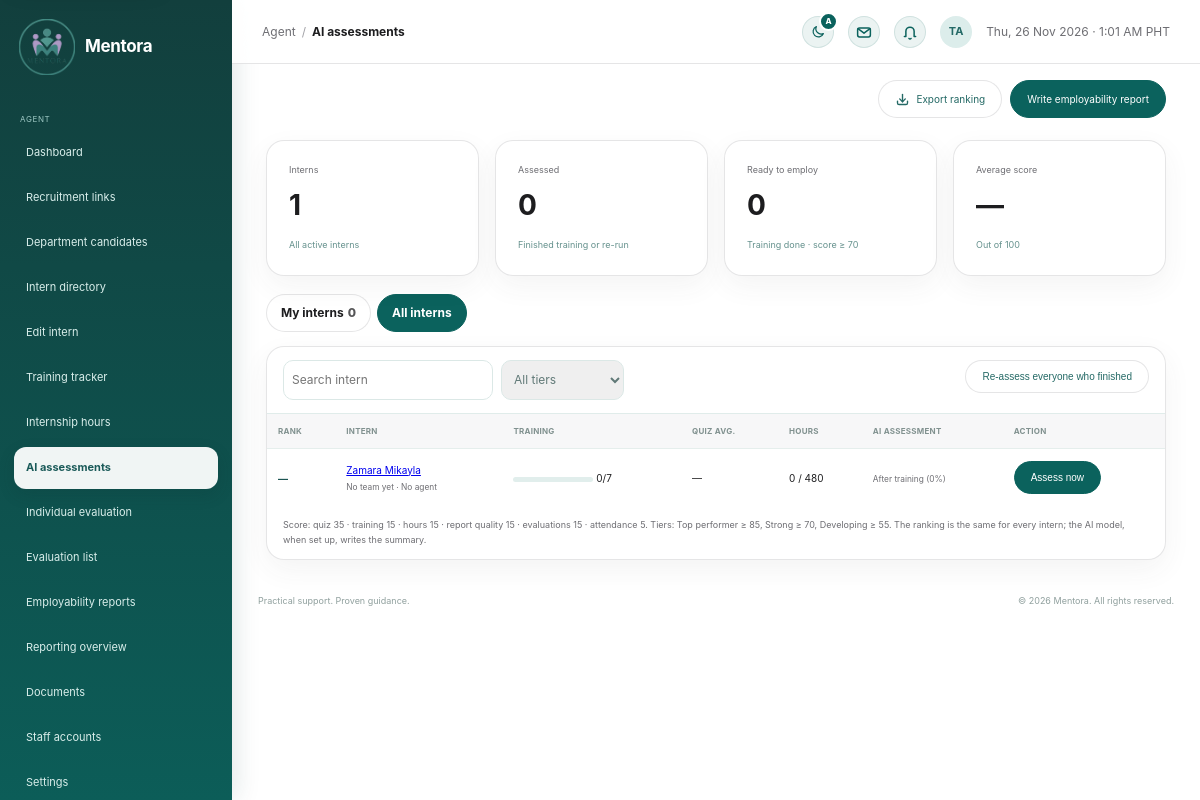
The app's page /agent/intern_assessments.php (signed in) with its own data.
### tables this page shows
CREATE TABLE `users` (
  `id` int(10) UNSIGNED NOT NULL,
  `user_code` varchar(20) DEFAULT NULL,
  `first_name` varchar(80) NOT NULL,
  `last_name` varchar(80) NOT NULL,
  `email` varchar(190) NOT NULL,
  `email_verified_at` datetime DEFAULT NULL,
  `username` varchar(40) DEFAULT NULL,
  `pathway` enum('employee_va','internship') NOT NULL,
  `pathway_chosen_at` datetime DEFAULT current_timestamp(),
  `password_hash` varchar(255) NOT NULL,
  `role` enum('applicant','agent','admin') NOT NULL DEFAULT 'applicant',
  `status` enum('pending','approved','active','rejected','disabled') NOT NULL DEFAULT 'active',
  `presence` enum('active','busy','offline') NOT NULL DEFAULT 'active',
  `last_seen_at` datetime DEFAULT NULL,
  `department_id` int(10) UNSIGNED DEFAULT NULL,
  `agent_id` int(10) UNSIGNED DEFAULT NULL,
  `referred_by` int(10) UNSIGNED DEFAULT NULL,
  `avatar_path` varchar(190) DEFAULT NULL,
  `created_at` timestamp NOT NULL DEFAULT current_timestamp(),
  `updated_at` timestamp NOT NULL DEFAULT current_timestamp() ON UPDATE current_timestamp()
);

### includes/workflow.php (called while the page is built, shortened)
<?php
require_once __DIR__ . '/auth_check.php';
require_once __DIR__ . '/ui_icons.php';
function mentora_h(mixed $value): string
{
    return htmlspecialchars((string) $value, ENT_QUOTES | ENT_SUBSTITUTE, 'UTF-8');
}
function mentora_pathway_folder(string $pathway): string
{
    return in_array($pathway, ['internship', 'intern'], true) ? 'intern' : 'employee';
}
function mentora_training_modules(string $pathway): array
{
    return mentora_pathway_folder($pathway) === 'intern'
        ? [
            'welcome' => ['Welcome to Mentora PH', 1],
            'remote_work' => ['Remote Work Essentials', 1],
            'account_optimization' => ['Optimizing Your Accounts', 1],
            'workspace_files' => ['Google Workspace & File Standards', 1],
            'client_basics' => ['Client Communication Basics', 1],
            'data_privacy' => ['Data Privacy Essentials', 1],
            'support_simulation' => ['Client Support Simulation', 1],
        ]
        : [
            'policies' => ['Welcome & Company Policies', 1],
            'account_optimization' => ['Optimizing Your Accounts', 1],
            'va_workflow' => ['Executive VA Workflow', 1],
            'client_standards' => ['Client Communication Standards', 1],
            'security' => ['Information Security & Privacy', 1],
            'handoff' => ['Operations Handoff Simulation', 1],
        ];
}
function mentora_workspace_people(PDO $pdo, string $pathway = 'internship', ?int $agentId = null): array
{
    $where = ["u.role = 'applicant'", "u.status = 'active'"];
    $params = [];
    if ($pathway !== 'all') {
        $where[] = 'u.pathway = ?';
        $params[] = $pathway;
    }
    if ($agentId !== null) {
        $where[] = 'u.agent_id = ?';
        $params[] = $agentId;
    }
    $query = $pdo->prepare(
        "SELECT u.id, u.user_code, u.first_name, u.last_name, u.email, u.pathway, u.created_at, u.department_id, u.agent_id,
                d.name AS department_name, CONCAT(ag.first_name, ' ', ag.last_name) AS agent_name,
                COALESCE(t.modules_completed, 0) AS completed, t.modules_total, COALESCE(t.hours_logged, 0) AS hours_logged,
                COALESCE(t.status, 'not_started') AS training_status, t.notes,
                a.required_hours, a.school, a.course,
                (SELECT COUNT(*) FROM work_reports r WHERE r.user_id = u.id AND r.status = 'submitted') AS reports_waiting,
                ((COALESCE(s.upwork_url, '') <> '') + (COALESCE(s.linkedin_url, '') <> '') + (COALESCE(s.quora_url, '') <> '') + (COALESCE(s.reddit_url, '') <> '') + (COALESCE(s.instagram_url, '') <> '') + (COALESCE(s.threads_url, '') <> '') + (COALESCE(s.substack_url, '') <> '')) AS social_added
         FROM users u
         LEFT JOIN departments d ON d.id = u.department_id
         LEFT JOIN users ag ON ag.id = u.agent_id
         LEFT JOIN training_records t ON t.user_id = u.id
         LEFT JOIN social_profiles s ON s.user_id = u.id
         LEFT JOIN applications a ON a.id = (SELECT MAX(id) FROM applications WHERE user_id = u.id)
         WHERE " . implode(' AND ', $where) . '
         ORDER BY u.first_name, u.last_name'
    );
    $query->execute($params);
    $people = $query->fetchAll();
    foreach ($people as &$person) {
        $person['total'] = count(mentora_training_modules($person['pathway']));
        $person['percent'] = (int) round(min($person['completed'], $person['total']) / $person['total'] * 100);
    }
    return $people;
}
function mentora_required_hours(?array $person): int
{
    $hours = (int) ($person['required_hours'] ?? 0);
    return $hours > 0 ? $hours : MENTORA_DEFAULT_INTERN_HOURS;
}
function mentora_hours(float|string|null $hours): string
{
    return rtrim(rtrim(number_format((float) $hours, 1, '.', ''), '0'), '.') ?: '0';
}
    ?>

### ai/intern_assessment.php (called while the page is built, shortened)
<?php
require_once __DIR__ . '/../includes/workflow.php';
function mentora_intern_rankings(PDO $pdo, ?int $agentId = null): array
{
    $interns = mentora_workspace_people($pdo, 'internship', $agentId);
    $latest = $pdo->query(
        'SELECT a.user_id, a.score, a.tier, a.ready, a.summary, a.metrics, a.engine, a.created_at AS assessed_at
         FROM ai_assessments a JOIN (SELECT user_id, MAX(id) id FROM ai_assessments GROUP BY user_id) l ON l.id = a.id'
    )->fetchAll(PDO::FETCH_UNIQUE);
    foreach ($interns as &$intern) {
        $assessment = $latest[$intern['id']] ?? null;
    }
    usort($interns, static fn(array $a, array $b): int => [$b['ai'] !== null, $b['ai']['score'] ?? 0, $b['percent']] <=> [$a['ai'] !== null, $a['ai']['score'] ?? 0, $a['percent']]);
    return $interns;
}

### agent/intern_assessments.php (the view, shortened to what this page needs)
<?php
require_once __DIR__ . '/../includes/workflow.php';
require __DIR__ . '/../includes/agent_layout.php';
$meId = (int) $_SESSION['user']['id'];
$mineCount = count(mentora_workspace_people($pdo, 'internship', $meId));
$mine = ($_GET['scope'] ?? ($mineCount ? 'mine' : 'all')) === 'mine';
$rows = mentora_intern_rankings($pdo, $mine ? $meId : null);
$assessed = array_values(array_filter($rows, static fn($r) => $r['ai'] !== null));
$ready = count(array_filter($assessed, static fn($r) => (int) $r['ai']['ready'] === 1));
$average = $assessed ? round(array_sum(array_map(static fn($r) => (int) $r['ai']['score'], $assessed)) / count($assessed)) : null;
?>
<div class="admin-heading">
    <div class="admin-actions">
        <a class="admin-btn" href="export.php?type=assessments"><?= mentora_icon('download') ?>Export ranking</a>
        <a class="admin-btn primary" href="agent_reports.php#new">Write employability report</a>
    </div>
</div>
<div class="metric-grid">
    <div class="metric-card"><small>Interns</small><strong><?= count($rows) ?></strong><span><?= $mine ? 'Assigned to you' : 'All active interns' ?></span></div>
    <div class="metric-card"><small>Assessed</small><strong><?= count($assessed) ?></strong><span>Finished training or re-run</span></div>
    <div class="metric-card"><small>Ready to employ</small><strong><?= $ready ?></strong><span>Training done · score ≥ <?= MENTORA_READY_SCORE ?></span></div>
    <div class="metric-card"><small>Average score</small><strong><?= $average !== null ? $average : '—' ?></strong><span>Out of 100</span></div>
</div>
<nav class="application-tabs" aria-label="Interns">
    <a href="?scope=mine"<?= $mine ? ' aria-current="page"' : '' ?>>My interns<b><?= $mineCount ?></b></a>
    <a href="?scope=all"<?= $mine ? '' : ' aria-current="page"' ?>>All interns</a>
</nav>
<section class="admin-panel data-panel">
    <div class="table-toolbar" data-table-filter="ranking-table">
        <input type="search" data-filter="search" placeholder="Search intern" aria-label="Search interns">
        <select data-filter="tier" aria-label="Tier">
            <option value="all">All tiers</option>
        </select>
        <form method="post" class="toolbar-action"><button class="admin-btn" type="submit">Re-assess everyone who finished</button></form>
    </div>
    <table class="admin-table" id="ranking-table">
        <thead><tr><th>Rank</th><th>Intern</th><th>Training</th><th>Quiz avg.</th><th>Hours</th><th>AI assessment</th><th>Action</th></tr></thead>
        <tbody>
        <?php foreach ($rows as $row): $ai = $row['ai']; $m = $ai['metrics'] ?? []; ?>
            <tr id="i<?= (int) $row['id'] ?>" data-tier="<?= $ai ? mentora_h(mb_strtolower($ai['tier'])) : 'none' ?>">
                <td><?= $row['rank'] ? '#' . $row['rank'] : '—' ?></td>
                <td><a href="edit_intern.php?id=<?= (int) $row['id'] ?>"><?= mentora_h($row['name']) ?></a><br><small><?= mentora_h($row['department_name'] ?? 'No team yet') ?> · <?= mentora_h($row['agent_name'] ?? 'No agent') ?></small></td>
                <td><span class="progress"><i style="width:<?= $row['percent'] ?>%"></i></span> <?= $row['completed'] ?>/<?= $row['total'] ?></td>
                <td><?= isset($m['quiz_average']) && $m['quiz_average'] !== null ? mentora_hours($m['quiz_average']) . '%' : '—' ?></td>
                <td><?= mentora_hours($row['hours_logged']) ?> / <?= mentora_required_hours($row) ?></td>
                <td>
                    <?php if ($ai): ?>
                        <span class="badge <?= MENTORA_ASSESSMENT_TIERS[$ai['tier']][1] ?? '' ?>"><?= mentora_h($ai['tier']) ?> · <?= (int) $ai['score'] ?></span>
                        <?= (int) $ai['ready'] === 1 ? '<span class="badge">Ready to employ</span>' : '' ?>
                        <details class="assessment-details"><summary>Summary</summary>
                            <p><?= mentora_h($ai['summary']) ?></p>
                            <?php foreach (['strengths' => 'Strengths', 'focus' => 'Focus areas'] as $key => $label): if (!empty($m[$key])): ?>
                                <strong><?= $label ?></strong><ul class="screening-list"><?php foreach ($m[$key] as $item): ?><li><?= mentora_h($item) ?></li><?php endforeach; ?></ul>
                            <?php endif; endforeach; ?>
                            <small><?= mentora_h($ai['engine']) ?> · <?= date('d M Y, g:i A', strtotime($ai['assessed_at'])) ?></small>
                        </details>
                    <?php else: ?>
                        <small><?= $row['percent'] >= 100 ? 'Not assessed yet' : 'After training (' . $row['percent'] . '%)' ?></small>
                    <?php endif; ?>
                </td>
                <td><form method="post"><button class="admin-btn<?= $ai ? '' : ' primary' ?>" type="submit"><?= $ai ? 'Re-assess' : 'Assess now' ?></button></form></td>
            </tr>
        <?php endforeach; ?>
        </tbody>
    </table>
    <div class="table-note">Score: quiz 35 · training 15 · hours 15 · report quality 15 · evaluations 15 · attendance 5. Tiers: Top performer ≥ 85, Strong ≥ 70, Developing ≥ 55. The ranking is the same for every intern; the AI model, when set up, writes the summary.</div>
</section>
<?php require __DIR__ . '/../includes/admin_footer.php'; ?>

### assets/css/admin.css (style rules this page uses)
:root { --admin-ink: #155d5c; }
.admin-body, .applicant-body { --workspace-blue: var(--mentora-teal); --workspace-bg: #f5f5f7; --workspace-surface: rgba(255, 255, 255, 0.86); --workspace-line: rgba(60, 60, 67, 0.13); --workspace-muted: #6e6e73; background: radial-gradient(circle at 100% 0, rgba(120, 213, 204, 0.18), transparent 25rem), var(--workspace-bg); color: #1d1d1f; font-family: -apple-system, BlinkMacSystemFont, "SF Pro Display", "SF Pro Text", "Segoe UI", sans-serif; font-size: 12px; }
.admin-heading { align-items: flex-start; display: flex; justify-content: space-between; margin-bottom: 22px; }
.admin-workspace .admin-heading:not(.module-heading, .keep-title) { justify-content: flex-end; }
.admin-actions { display: flex; gap: 8px; }
.admin-btn { background: #fff; border: 1px solid var(--workspace-line); border-radius: 999px; color: #246965; font-size: 10px; padding: 10px 16px; text-decoration: none; transition: box-shadow 180ms ease, transform 180ms ease; }
.admin-btn.primary { background: var(--workspace-blue); border-color: var(--workspace-blue); color: #fff; }
.metric-grid { display: grid; gap: 16px; grid-template-columns: repeat(4, 1fr); margin-bottom: 18px; }
.metric-card, .admin-panel, .pathway-card { background: var(--workspace-surface); border: 1px solid var(--workspace-line); border-radius: 18px; box-shadow: 0 10px 28px rgba(60, 60, 67, 0.06); }
.metric-card, .admin-panel { padding: 22px; }
.metric-card { transition: box-shadow 180ms ease, transform 180ms ease; }
.metric-card small { color: var(--workspace-muted); display: block; font-size: 9px; }
.metric-card strong { color: #1d1d1f; display: block; font-size: 28px; margin: 6px 0; }
.metric-card span { color: #65918d; font-size: 9px; }
.data-panel { overflow: hidden; padding: 0; }
.table-toolbar { border-bottom: 1px solid #e0ecea; display: flex; gap: 8px; padding: 13px 16px; }
.table-toolbar input, .table-toolbar select { border: 1px solid #dbe8e6; border-radius: 10px; color: #607977; font: inherit; min-height: 40px; padding: 8px; }
.admin-table { border-collapse: collapse; font-size: 10px; width: 100%; }
.admin-table th { background: rgba(245, 245, 247, 0.8); color: #80918f; font-size: 8px; letter-spacing: 0.03em; padding: 11px; text-align: left; text-transform: uppercase; }
.admin-table td { border-top: 1px solid #e5eeec; padding: 12px 11px; }
.admin-table td:first-child { color: #1c5553; font-weight: bold; }
.table-note { color: var(--workspace-muted); font-size: 9px; padding: 12px 16px; }
.progress { background: #e1eeec; border-radius: 5px; display: inline-block; height: 5px; width: 80px; }
.admin-btn { transition: background 180ms ease, border-color 180ms ease, box-shadow 180ms ease, color 180ms ease, transform 180ms ease; }
.metric-card { overflow: hidden; position: relative; transition: border-color 220ms ease, box-shadow 220ms ease, transform 220ms ease; }
.metric-card::before { background: linear-gradient(90deg, var(--mentora-deep), var(--mentora-green) 60%, var(--mentora-mint)); content: ""; height: 3px; inset: 0 0 auto 0; position: absolute; transform: scaleX(0); transform-origin: left; transition: transform 320ms ease; }
.metric-card strong { transition: color 220ms ease; }
.admin-panel, .pathway-card { transition: border-color 220ms ease, box-shadow 220ms ease; }
.admin-table tbody td { transition: background 160ms ease; }
.toolbar-action { margin-left: auto; }

### assets/css/settings.css (style rules this page uses)
body { --ui-radius-card: 18px; --ui-radius-control: 999px; --ui-radius-item: 12px; --settings-card-solid: #fff; }
.application-tabs { display: flex; flex-wrap: wrap; gap: 6px; margin-bottom: 14px; }
.application-tabs a { background: var(--workspace-surface); border: 1px solid var(--workspace-line); border-radius: 999px; color: #1d1d1f; font-size: 12px; font-weight: 700; padding: 8px 14px; text-decoration: none; }
.application-tabs a[aria-current="page"] { background: var(--mentora-teal); border-color: var(--mentora-teal); color: #fff; }
.application-tabs b { font-weight: 800; margin-left: 4px; opacity: .75; }
.admin-table td small { color: var(--workspace-muted, #6e6e73); }
.admin-btn:has(.btn-icon) { display: inline-flex; align-items: center; justify-content: center; gap: 6px; }

### records on screen
users: name "Zamara Mikayla", department_name "No team yet", agent_name "No agent", completed "0", total "7", hours_logged "0", row "480", percent "0"

### other values on screen
$e($label) "Dashboard"
$e($label) "Recruitment links"
$e($label) "Department candidates"
$e($label) "Intern directory"
$e($label) "Edit intern"
$e($label) "Training tracker"
$e($label) "Internship hours"
$e($label) "AI assessments"
$e($label) "Individual evaluation"
$e($label) "Evaluation list"
$e($label) "Employability reports"
$e($label) "Reporting overview"
$e($label) "Documents"
$e($label) "Staff accounts"
$e($label) "Settings"
